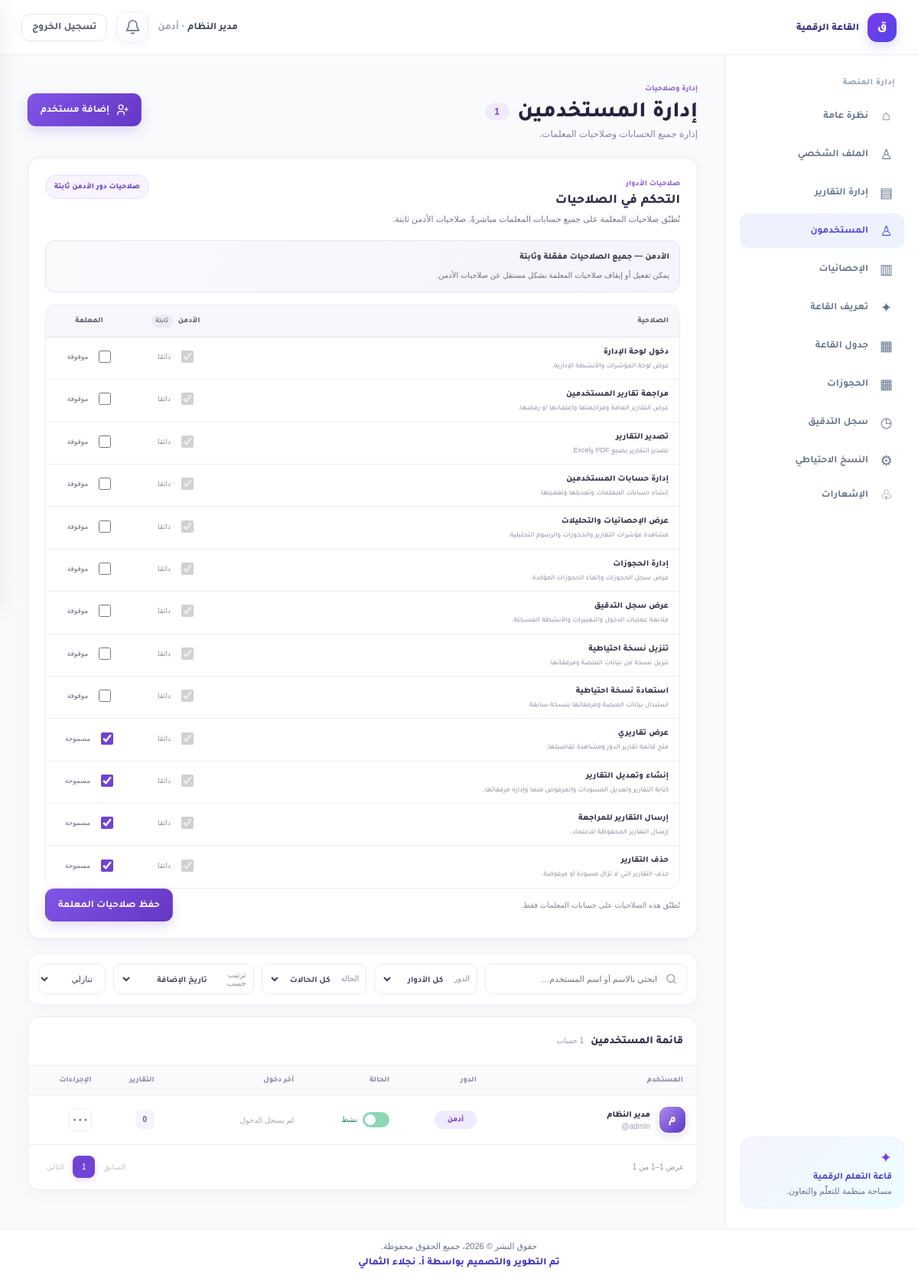
The page /admin/users.php (signed in) on the database its author committed.
### tables this page shows
CREATE TABLE IF NOT EXISTS users (
  id BIGINT UNSIGNED AUTO_INCREMENT PRIMARY KEY,
  name VARCHAR(150) NOT NULL,
  username VARCHAR(80) NOT NULL UNIQUE,
  password_hash VARCHAR(255) NOT NULL,
  role ENUM('admin','staff') NOT NULL,
  is_active TINYINT(1) NOT NULL DEFAULT 1,
  last_login DATETIME NULL,
  created_at TIMESTAMP NOT NULL DEFAULT CURRENT_TIMESTAMP,
  INDEX idx_users_role_active (role, is_active)
);

### includes/auth.php (called while the page is built, shortened)
<?php
require_once __DIR__ . '/db.php';
require_once __DIR__ . '/functions.php';
require_once __DIR__ . '/permissions.php';
if (isset($_SESSION['user_id'])) {
    $activeCheck = db()->prepare('SELECT name, username, role, is_active FROM users WHERE id = ?');
    $activeCheck->execute([(int) $_SESSION['user_id']]);
}
function current_user(): ?array
{
    return isset($_SESSION['user_id']) ? [
        'id' => (int) $_SESSION['user_id'],
        'name' => (string) $_SESSION['user_name'],
        'username' => (string) $_SESSION['username'],
        'role' => (string) $_SESSION['role'],
    ] : null;
}

### includes/db.php (called while the page is built, shortened)
<?php
function db(): PDO
{
    static $connection;
    if ($connection instanceof PDO) {
        return $connection;
    }
    $dsn = sprintf('mysql:host=%s;port=%s;dbname=%s;charset=utf8mb4', DB_HOST, DB_PORT, DB_NAME);
    $connection = new PDO($dsn, DB_USER, DB_PASS, [
        PDO::ATTR_ERRMODE => PDO::ERRMODE_EXCEPTION,
        PDO::ATTR_DEFAULT_FETCH_MODE => PDO::FETCH_ASSOC,
        PDO::ATTR_EMULATE_PREPARES => false,
    ]);
    return $connection;
}

### includes/permissions.php (called while the page is built, shortened)
<?php
function ensure_role_permissions_table(PDO $pdo): void
{
    static $initialized = false;
    if ($initialized) {
        return;
    }
    $initialized = true;
}
function role_permissions_for(string $role): array
{
    $pdo = db();
    $statement = $pdo->prepare('SELECT permissions FROM role_permissions WHERE role = ?');
    $statement->execute([$role]);
    $stored = $statement->fetchColumn();
    $decoded = json_decode($stored, true, 512, JSON_THROW_ON_ERROR);
    $catalog = role_permission_catalog();
    $permissions = [];
    foreach ($catalog as $key => $definition) {
        if (!array_key_exists($key, $decoded)) {
            $permissions[$key] = $definition['default'];
            continue;
        }
        $permissions[$key] = $decoded[$key];
    }
    return $permissions;
}

### admin/users.php (the view, shortened to what this page needs)
<?php
require_once dirname(__DIR__) . '/includes/auth.php';
$canManageAdminAccounts = current_user()['role'] === ROLE_ADMIN;
$canManageRolePermissions = $canManageAdminAccounts;
$pdo = db();
$rolePermissionCatalog = role_permission_catalog();
$search = trim((string) ($_GET['q'] ?? ''));
$sort = (string) ($_GET['sort'] ?? 'created_at');
$direction = strtolower((string) ($_GET['direction'] ?? 'desc'));
$page = max(1, filter_input(INPUT_GET, 'page', FILTER_VALIDATE_INT) ?: 1);
$perPage = 10;
$conditions = $canManageAdminAccounts ? [] : ['u.role <> :admin_role'];
$params = [];
$where = $conditions === [] ? '' : ' WHERE ' . implode(' AND ', $conditions);
$countQuery = $pdo->prepare('SELECT COUNT(*) FROM users u' . $where);
$countQuery->execute($params);
$filteredCount = (int) $countQuery->fetchColumn();
$allCountQuery = $pdo->prepare('SELECT COUNT(*) FROM users' . ($canManageAdminAccounts ? '' : ' WHERE role <> ?'));
$allCountQuery->execute($canManageAdminAccounts ? [] : [ROLE_ADMIN]);
$allCount = (int) $allCountQuery->fetchColumn();
$activeAdminCount = (int) $pdo->query('SELECT COUNT(*) FROM users WHERE role = \'admin\' AND is_active = 1')->fetchColumn();
$pageCount = max(1, (int) ceil($filteredCount / $perPage));
$page = min($page, $pageCount);
$offset = ($page - 1) * $perPage;
$orderColumns = [
    'created_at' => 'u.created_at',
    'name' => 'u.name',
    'username' => 'u.username',
    'role' => 'u.role',
    'is_active' => 'u.is_active',
    'last_login' => 'u.last_login',
];
$query = 'SELECT u.id, u.name, u.username, u.role, u.is_active, u.last_login, u.created_at,
                 (SELECT COUNT(*) FROM reports r WHERE r.user_id = u.id) AS report_count
          FROM users u' . $where . ' ORDER BY ' . $orderColumns[$sort] . ' ' . strtoupper($direction) . ', u.id DESC LIMIT :limit OFFSET :offset';
$usersQuery = $pdo->prepare($query);
$usersQuery->bindValue(':limit', $perPage, PDO::PARAM_INT);
$usersQuery->bindValue(':offset', $offset, PDO::PARAM_INT);
$usersQuery->execute();
$users = $usersQuery->fetchAll();
$rolePermissionsByRole = [
    ROLE_STAFF => role_permissions_for(ROLE_STAFF),
];
?>
<section class="users-page" data-users-page>
  <div class="users-heading">
    <div>
      <span class="users-eyebrow">إدارة وصلاحيات</span>
      <h1>إدارة المستخدمين <span class="users-count"><?= number_format($allCount, 0, '٫', '٬') ?></span></h1>
      <p><?= $canManageAdminAccounts ? 'إدارة جميع الحسابات وصلاحيات المعلمات.' : 'إدارة حسابات المعلمات.' ?></p>
    </div>
    <button class="button users-add-button" type="button" data-user-drawer-open="create">
      <svg aria-hidden="true" viewBox="0 0 24 24"><path d="M16 21v-2a4 4 0 0 0-4-4H8a4 4 0 0 0-4 4v2"/><circle cx="10" cy="7" r="4"/><path d="M20 8v6m3-3h-6"/></svg>
      إضافة مستخدم
    </button>
  </div>
  <?php if ($canManageRolePermissions): ?><section class="role-permissions-card card" id="role-permissions">
    <div class="role-permissions-heading">
      <div><span class="users-eyebrow">صلاحيات الأدوار</span><h2>التحكم في الصلاحيات</h2><p>تُطبّق صلاحيات المعلمة على جميع حسابات المعلمات مباشرةً. صلاحيات الأدمن ثابتة.</p></div>
      <span class="role-permissions-lock">صلاحيات دور الأدمن ثابتة</span>
    </div>
    <div class="role-admin-fixed">
      <strong>الأدمن — جميع الصلاحيات مفعّلة وثابتة</strong>
      <span>يمكن تفعيل أو إيقاف صلاحيات المعلمة بشكل مستقل عن صلاحيات الأدمن.</span>
    </div>
    <div class="role-permissions-table-wrap">
      <table class="role-permissions-table" aria-label="صلاحيات الأدوار">
        <thead><tr><th scope="col">الصلاحية</th><th scope="col">الأدمن <small>ثابتة</small></th><th scope="col">المعلمة</th></tr></thead>
        <tbody>
        <?php foreach ($rolePermissionCatalog as $permission => $definition): ?>
          <tr>
            <th scope="row"><strong><?= e($definition['label']) ?></strong><small><?= e($definition['description']) ?></small></th>
            <td><label class="role-permission-control is-locked"><input type="checkbox" checked disabled aria-label="<?= e($definition['label']) ?> — الأدمن (ثابتة)"><span></span><small>دائمًا</small></label></td>
            <?php $permissionEnabled = $definition['editable'] && $rolePermissionsByRole[ROLE_STAFF][$permission]; ?>
            <td><label class="role-permission-control <?= $definition['editable'] ? '' : 'is-locked' ?>">
                <input type="checkbox" <?= $definition['editable'] ? 'form="role-permissions-staff" name="permissions[staff][' . e($permission) . ']" value="1"' : 'disabled' ?> <?= $permissionEnabled ? 'checked' : '' ?> aria-label="<?= e($definition['label'] . ' — ' . ROLE_LABELS[ROLE_STAFF]) ?>">
                <span></span><small><?= $permissionEnabled ? 'مسموحة' : 'موقوفة' ?></small>
              </label></td>
          </tr>
        <?php endforeach; ?>
        </tbody>
      </table>
    </div>
    <div class="role-permissions-footer">
      <small>تُطبّق هذه الصلاحيات على حسابات المعلمات فقط.</small>
      <div>
        <button class="button users-add-button" type="submit" form="role-permissions-staff">حفظ صلاحيات المعلمة</button>
      </div>
    </div>
  </section><?php endif; ?>
  <form method="get" class="users-toolbar" data-users-filter>
    <label class="users-search">
      <input type="search" name="q" value="<?= e($search) ?>" placeholder="ابحثي بالاسم أو اسم المستخدم…" aria-label="بحث فوري" data-user-search>
    </label>
    <label class="users-select"><span>الدور</span><select name="role" data-auto-submit><option value="">كل الأدوار</option>    </select></label>
    <label class="users-select"><span>الحالة</span><select name="active" data-auto-submit><option value="">كل الحالات</option></select></label>
    <label class="users-select users-sort"><span>ترتيب حسب</span><select name="sort" data-auto-submit><option value="created_at" <?= $sort === 'created_at' ? 'selected' : '' ?>>تاريخ الإضافة</option></select></label>
    <select name="direction" aria-label="اتجاه الترتيب" data-auto-submit><option value="desc" <?= $direction === 'desc' ? 'selected' : '' ?>>تنازلي</option></select>
  </form>
  <section class="users-table-card">
    <div class="users-table-caption">
      <div><h2>قائمة المستخدمين</h2><span><?= number_format($filteredCount, 0, '٫', '٬') ?> حساب</span></div>
    </div>
    <?php if ($users === []): ?>
      <div class="users-empty"><span>♙</span><h2>لا يوجد مستخدمون</h2><p>لم يتم العثور على حسابات تطابق عوامل التصفية.</p></div>
    <?php else: ?>
      <div class="users-table-wrap">
        <table class="users-table" aria-label="قائمة حسابات المستخدمين">
          <thead><tr><th scope="col">المستخدم</th><th scope="col">الدور</th><th scope="col">الحالة</th><th scope="col">آخر دخول</th><th scope="col">التقارير</th><th scope="col">الإجراءات</th></tr></thead>
          <tbody>
          <?php foreach ($users as $index => $user): ?>
            <?php $isLastAdmin = $user['role'] === ROLE_ADMIN && (int) $user['is_active'] === 1 && $activeAdminCount === 1; ?>
            <tr style="--row-index:<?= (int) $index ?>">
              <td data-label="المستخدم"><span class="users-identity"><span class="users-avatar"><?= e(mb_substr($user['name'], 0, 1)) ?></span><span><strong><?= e($user['name']) ?></strong><small>@<?= e($user['username']) ?></small></span></span></td>
              <td data-label="الدور"><span class="users-role users-role-<?= e($user['role']) ?>"><?= e(ROLE_LABELS[$user['role']]) ?></span></td>
              <td data-label="الحالة">
                <form method="post" class="users-switch-form" data-user-confirm="<?= e((int) $user['is_active'] ? 'هل أنتِ متأكدة من تعطيل حساب ' . $user['name'] . '؟' : 'هل تريدين تفعيل حساب ' . $user['name'] . '؟') ?>" data-confirm-kind="<?= (int) $user['is_active'] ? 'disable' : 'enable' ?>">
                  <button type="submit" class="users-switch <?= (int) $user['is_active'] ? 'is-on' : '' ?>" role="switch" aria-checked="<?= (int) $user['is_active'] ? 'true' : 'false' ?>" aria-label="<?= (int) $user['is_active'] ? 'تعطيل ' : 'تفعيل ' ?><?= e($user['name']) ?>" <?= $isLastAdmin ? 'disabled title="لا يمكن تعطيل آخر أدمن نشط"' : '' ?>><span></span></button>
                  <span class="users-status <?= (int) $user['is_active'] ? 'is-active' : '' ?>"><?= (int) $user['is_active'] ? 'نشط' : 'معطل' ?></span>
                </form>
              </td>
              <td data-label="آخر دخول"><?= $user['last_login'] ? e(date('Y/m/d · H:i', strtotime($user['last_login']))) : '<span class="users-muted">لم يسجل الدخول</span>' ?></td>
              <td data-label="التقارير"><span class="users-report-count"><?= number_format((int) $user['report_count'], 0, '٫', '٬') ?></span></td>
              <td data-label="الإجراءات">
                <details class="users-actions">
                  <summary aria-label="إجراءات <?= e($user['name']) ?>">⋯</summary>
                </details>
              </td>
            </tr>
          <?php endforeach; ?>
          </tbody>
        </table>
      </div>
      <nav class="users-pagination" aria-label="ترقيم صفحات المستخدمين">
        <span>عرض <?= number_format($offset + 1, 0, '٫', '٬') ?>–<?= number_format(min($offset + $perPage, $filteredCount), 0, '٫', '٬') ?> من <?= number_format($filteredCount, 0, '٫', '٬') ?></span>
        <div>
          <?php $queryParams = $_GET; ?>
          <?php if ($page > 1): ?><?php $queryParams['page'] = $page - 1; ?><a href="<?= e(app_url('/admin/users.php?' . http_build_query($queryParams))) ?>" aria-label="الصفحة السابقة">السابق</a><?php else: ?><span class="is-disabled">السابق</span><?php endif; ?>
          <?php
          $pageStart = max(1, min($page - 2, $pageCount - 4));
          $pageEnd = min($pageCount, $pageStart + 4);
          for ($pageNumber = $pageStart; $pageNumber <= $pageEnd; $pageNumber++):
              $queryParams = $_GET;
              $queryParams['page'] = $pageNumber;
          ?>
            <a class="<?= $pageNumber === $page ? 'is-current' : '' ?>" href="<?= e(app_url('/admin/users.php?' . http_build_query($queryParams))) ?>" <?= $pageNumber === $page ? 'aria-current="page"' : '' ?>><?= number_format($pageNumber, 0, '٫', '٬') ?></a>
          <?php endfor; ?>
          <?php $queryParams = $_GET; $queryParams['page'] = min($page + 1, $pageCount); ?>
          <?php if ($page < $pageCount): ?><a href="<?= e(app_url('/admin/users.php?' . http_build_query($queryParams))) ?>" aria-label="الصفحة التالية">التالي</a><?php else: ?><span class="is-disabled">التالي</span><?php endif; ?>
        </div>
      </nav>
    <?php endif; ?>
  </section>
</section>

### rows shown on the page
users: name "م", name "مدير النظام", username "admin", role "أدمن", is_active 1 (drawn), shows "لم يسجل الدخول", report_count "0"

### other values the page prints
$activeUser['name'] "مدير النظام"
ROLE_LABELS[$activeUser['role']] "أدمن"
$icon "⌂"
$label "نظرة عامة"
$icon "♙"
$label "الملف الشخصي"
$icon "▤"
$label "إدارة التقارير"
$label "المستخدمون"
$icon "▥"
$label "الإحصائيات"
$icon "✦"
$label "تعريف القاعة"
$icon "▦"
$label "جدول القاعة"
